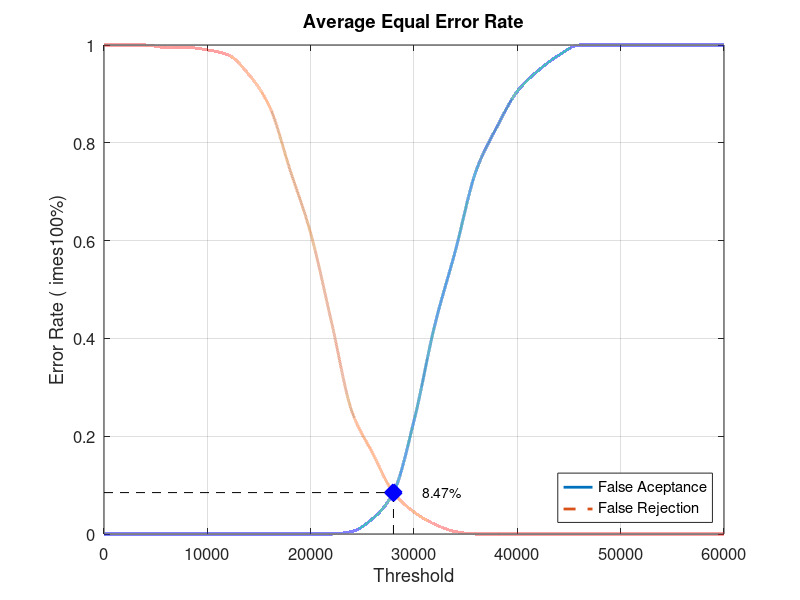
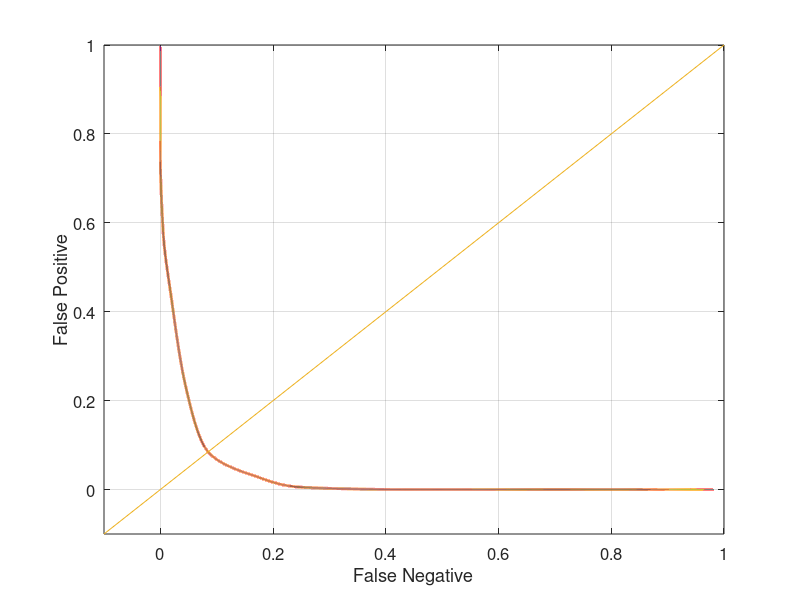

Here is the MATLAB script that generated these plots, in order:
close all;
clear;
clc;
x = 0:2000:60000;
xq = 0:0.5:60000;

y0 = [0 0 0 0 0 0 0 0 0 0 0 0 0.00526316 0.0315789 0.0842105 0.231579 0.426316 0.578947 0.742105 0.831579 0.905263 0.947368 0.978947 1 1 1 1 1 1 1 1]
yy0 = interp1(x, y0, xq, 'pchip');
y1 = [1 1 1 0.995 0.995 0.99 0.98 0.94 0.875 0.745 0.615 0.435 0.25 0.165 0.085 0.045 0.02 0.005 0 0 0 0 0 0 0 0 0 0 0 0 0]
yy1 = interp1(x, y1, xq, 'pchip');

% Calculating EER: 
y2 = abs(y0 - y1);
find(y2 == min(y2))
yy2 = abs(yy0 - yy1);
xEER = find(yy2 == min(yy2));
xEERIndex = xq(xEER) % X-axis EER
yEER = yy0(xEER) % Y-axis EER

main = figure
plot(xq, yy0,'-','LineWidth', 2);	hold on
plot(xq, yy1,'--','LineWidth', 2);	hold on
plot([xEERIndex xEERIndex], [0 yEER], 'k--');	hold on
plot([0 xEERIndex], [yEER yEER], 'k--');	hold on
plot(xEERIndex, yEER, 'bx', 'LineWidth', 10);	hold on
text(xEERIndex + 10 * xEERIndex / 100, yEER, [num2str(round((10000 * yEER)) / 100) '%'])
legend('False Aceptance', 'False Rejection', 'Location', 'SouthEast')
xlabel('Threshold')
ylabel('Error Rate (	imes100%)')
title('Average Equal Error Rate')
set(gca, 'FontSize', 12)
axis([0 60000 0 1])
grid on

print(main, 'Database1_1Main', '-dpng');
FNRxFPR = figure('Color', [1 1 1]);
plot(yy1, yy0, '-', yy1, yy0, 'LineWidth', 2);
hold on
y = -0.1:0.1:1
plot(y, y); 
set(gca, 'FontSize', 12)
xlabel('False Negative')
ylabel('False Positive')
axis([-0.1 1 -0.1 1])
set(gca, 'FontSize', 12)
grid on

print(FNRxFPR, 'Database1_1FNRxFPR','-dpng');
